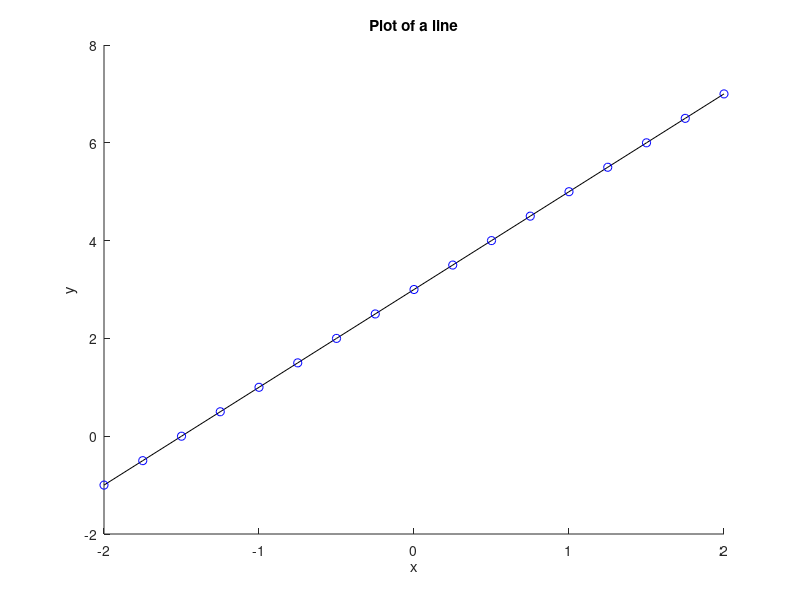

This figure's MATLAB source:
% Andrew Garwood Written Assignment 0

% Given code: 
clear all; close all; clc;
x = -2:0.25:2;
y = 2*x + 3;
figure()
hold on
plot(x, y, 'k') % black line
plot(x, y, 'bo') % blue circles
hold off
xlabel('x')
ylabel('y')
title('Plot of a line')


% clear all; close all; clc;
% % x = -2:0.25:2;
% x = -2:0.10:2;
% y = x.^2 - 1;
% figure()
% hold on
% plot(x, y, 'k')
% plot(x, y, 'bo')
% hold off
% xlabel('x')
% ylabel('y')
% title('Plot of a parabola')

